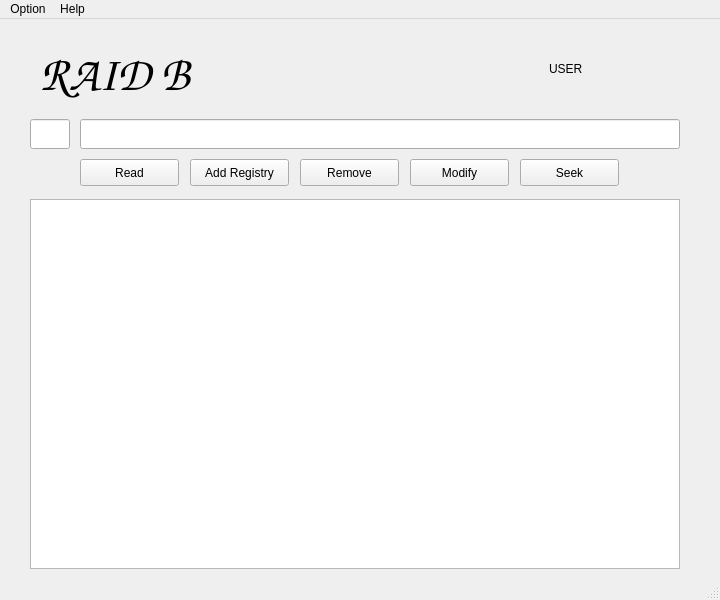
<?xml version="1.0" encoding="UTF-8"?>
<ui version="4.0">
 <class>LogInWindow</class>
 <widget class="QMainWindow" name="LogInWindow">
  <property name="geometry">
   <rect>
    <x>0</x>
    <y>0</y>
    <width>720</width>
    <height>600</height>
   </rect>
  </property>
  <property name="windowTitle">
   <string>MainWindow</string>
  </property>
  <widget class="QWidget" name="centralwidget">
   <widget class="QLineEdit" name="registryLine">
    <property name="geometry">
     <rect>
      <x>80</x>
      <y>100</y>
      <width>600</width>
      <height>30</height>
     </rect>
    </property>
   </widget>
   <widget class="QLineEdit" name="numRegistryLine">
    <property name="geometry">
     <rect>
      <x>30</x>
      <y>100</y>
      <width>40</width>
      <height>30</height>
     </rect>
    </property>
   </widget>
   <widget class="QLabel" name="userLabel">
    <property name="geometry">
     <rect>
      <x>549</x>
      <y>40</y>
      <width>111</width>
      <height>20</height>
     </rect>
    </property>
    <property name="text">
     <string>USER</string>
    </property>
   </widget>
   <widget class="QPushButton" name="addButton">
    <property name="geometry">
     <rect>
      <x>190</x>
      <y>140</y>
      <width>99</width>
      <height>27</height>
     </rect>
    </property>
    <property name="text">
     <string>Add Registry</string>
    </property>
   </widget>
   <widget class="QPushButton" name="removeButton">
    <property name="geometry">
     <rect>
      <x>300</x>
      <y>140</y>
      <width>99</width>
      <height>27</height>
     </rect>
    </property>
    <property name="text">
     <string>Remove</string>
    </property>
   </widget>
   <widget class="QPushButton" name="modifyButton">
    <property name="geometry">
     <rect>
      <x>410</x>
      <y>140</y>
      <width>99</width>
      <height>27</height>
     </rect>
    </property>
    <property name="text">
     <string>Modify</string>
    </property>
   </widget>
   <widget class="QPushButton" name="seekButton">
    <property name="geometry">
     <rect>
      <x>520</x>
      <y>140</y>
      <width>99</width>
      <height>27</height>
     </rect>
    </property>
    <property name="text">
     <string>Seek</string>
    </property>
   </widget>
   <widget class="QLabel" name="titleLabel">
    <property name="geometry">
     <rect>
      <x>40</x>
      <y>30</y>
      <width>171</width>
      <height>51</height>
     </rect>
    </property>
    <property name="font">
     <font>
      <family>URW Chancery L</family>
      <pointsize>36</pointsize>
      <weight>75</weight>
      <italic>true</italic>
      <bold>true</bold>
     </font>
    </property>
    <property name="text">
     <string>RAID B</string>
    </property>
   </widget>
   <widget class="QPushButton" name="readButton">
    <property name="geometry">
     <rect>
      <x>80</x>
      <y>140</y>
      <width>99</width>
      <height>27</height>
     </rect>
    </property>
    <property name="text">
     <string>Read</string>
    </property>
   </widget>
   <widget class="QTableWidget" name="tableFile">
    <property name="geometry">
     <rect>
      <x>30</x>
      <y>180</y>
      <width>650</width>
      <height>370</height>
     </rect>
    </property>
    <property name="rowCount">
     <number>0</number>
    </property>
    <property name="columnCount">
     <number>0</number>
    </property>
   </widget>
  </widget>
  <widget class="QMenuBar" name="menubar">
   <property name="geometry">
    <rect>
     <x>0</x>
     <y>0</y>
     <width>720</width>
     <height>25</height>
    </rect>
   </property>
   <widget class="QMenu" name="menuOption">
    <property name="title">
     <string>Option</string>
    </property>
    <addaction name="separator"/>
    <addaction name="actionGet_File"/>
    <addaction name="actionOpen_File"/>
    <addaction name="actionCreate_File"/>
    <addaction name="actionCreate_Folder"/>
    <addaction name="actionDelete_File"/>
    <addaction name="actionDelete_Folder"/>
    <addaction name="separator"/>
    <addaction name="actionLog_Out"/>
   </widget>
   <widget class="QMenu" name="menuHelp">
    <property name="title">
     <string>Help</string>
    </property>
    <addaction name="actionAbout"/>
    <addaction name="actionProtocol"/>
   </widget>
   <addaction name="menuOption"/>
   <addaction name="menuHelp"/>
  </widget>
  <widget class="QStatusBar" name="statusbar"/>
  <action name="actionGet_File">
   <property name="text">
    <string>Get File...</string>
   </property>
  </action>
  <action name="actionCreate_File">
   <property name="text">
    <string>Create File...</string>
   </property>
  </action>
  <action name="actionCreate_Folder">
   <property name="text">
    <string>Create Folder...</string>
   </property>
  </action>
  <action name="actionDelete_File">
   <property name="text">
    <string>Delete File</string>
   </property>
  </action>
  <action name="actionDelete_Folder">
   <property name="text">
    <string>Delete Folder</string>
   </property>
  </action>
  <action name="actionOpen_File">
   <property name="text">
    <string>Open File</string>
   </property>
  </action>
  <action name="actionLog_Out">
   <property name="text">
    <string>Log Out</string>
   </property>
  </action>
  <action name="actionAbout">
   <property name="text">
    <string>About</string>
   </property>
  </action>
  <action name="actionProtocol">
   <property name="text">
    <string>Protocol</string>
   </property>
  </action>
 </widget>
 <resources/>
 <connections/>
</ui>
